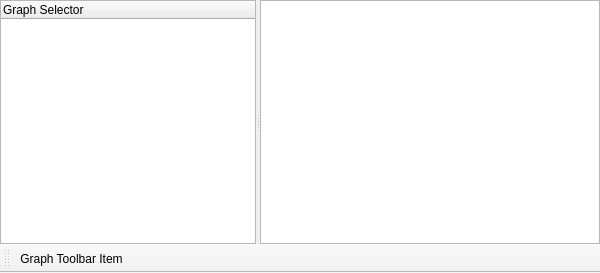
<?xml version="1.0" encoding="UTF-8"?>
<ui version="4.0">
 <class>WidgetGraph</class>
 <widget class="QMainWindow" name="WidgetGraph">
  <property name="geometry">
   <rect>
    <x>0</x>
    <y>0</y>
    <width>600</width>
    <height>273</height>
   </rect>
  </property>
  <property name="windowTitle">
   <string>MainWindow</string>
  </property>
  <widget class="QWidget" name="centralwidget">
   <layout class="QVBoxLayout" name="verticalLayout">
    <property name="spacing">
     <number>0</number>
    </property>
    <property name="margin">
     <number>0</number>
    </property>
    <item>
     <widget class="QSplitter" name="splitterGraph">
      <property name="orientation">
       <enum>Qt::Horizontal</enum>
      </property>
      <widget class="QTreeWidget" name="treeWidgetGraphSelector">
       <property name="sizePolicy">
        <sizepolicy hsizetype="Preferred" vsizetype="Expanding">
         <horstretch>0</horstretch>
         <verstretch>0</verstretch>
        </sizepolicy>
       </property>
       <column>
        <property name="text">
         <string>Graph Selector</string>
        </property>
       </column>
      </widget>
      <widget class="QGraphicsView" name="graphicsViewGraph">
       <property name="sizePolicy">
        <sizepolicy hsizetype="Expanding" vsizetype="Expanding">
         <horstretch>1</horstretch>
         <verstretch>0</verstretch>
        </sizepolicy>
       </property>
      </widget>
     </widget>
    </item>
   </layout>
  </widget>
  <widget class="QToolBar" name="toolBarControls">
   <property name="contextMenuPolicy">
    <enum>Qt::PreventContextMenu</enum>
   </property>
   <property name="windowTitle">
    <string>toolBarControls</string>
   </property>
   <property name="iconSize">
    <size>
     <width>16</width>
     <height>16</height>
    </size>
   </property>
   <property name="toolButtonStyle">
    <enum>Qt::ToolButtonTextBesideIcon</enum>
   </property>
   <property name="floatable">
    <bool>false</bool>
   </property>
   <attribute name="toolBarArea">
    <enum>BottomToolBarArea</enum>
   </attribute>
   <attribute name="toolBarBreak">
    <bool>false</bool>
   </attribute>
   <addaction name="actionGraph_Toolbar_Item"/>
  </widget>
  <action name="actionGraph_Toolbar_Item">
   <property name="icon">
    <iconset resource="Resource.qrc">
     <normaloff>:/Resource/Generic/Graph.png</normaloff>:/Resource/Generic/Graph.png</iconset>
   </property>
   <property name="text">
    <string>Graph Toolbar Item</string>
   </property>
  </action>
 </widget>
 <resources>
  <include location="Resource.qrc"/>
 </resources>
 <connections/>
</ui>
